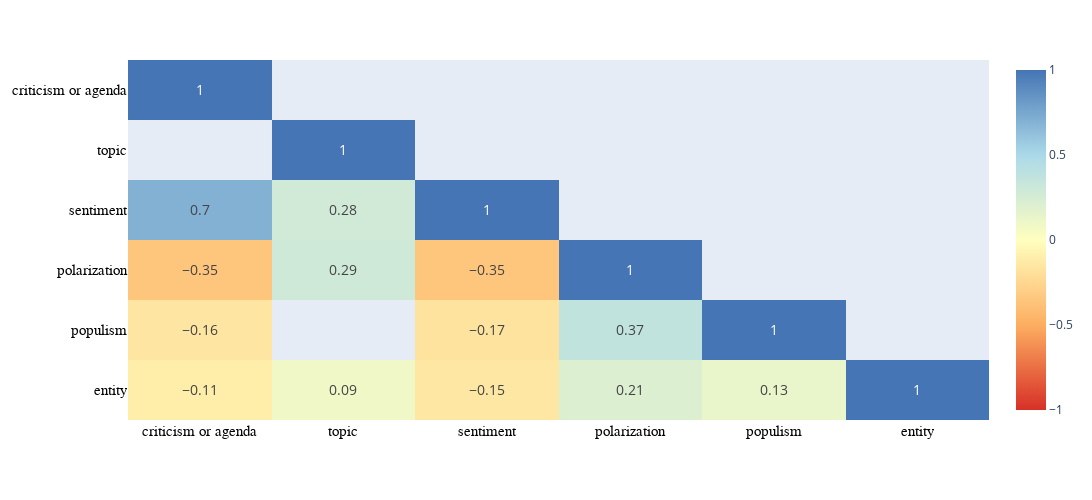

The cell this chart's notebook holds for it:
### Code cell
# prepare the data for the plot
data_correlations = data[['criticism_or_agenda_human', 'topic_human', 'sentiment_human', 'polarization_human', 'populism_human', 'entity_specific_human']]
data_correlations.rename(columns={'criticism_or_agenda_human': 'criticism or agenda', 'topic_human': 'topic', 'sentiment_human': 'sentiment', 
                                  'polarization_human': 'polarization', 'populism_human': 'populism', 'entity_specific_human': 'entity'}, inplace=True)
data_correlations['entity'] = data_correlations['entity'].apply(lambda x: len(x)) # applied: entities count | alternatives: frequent specifc entities or category entities
data_correlations['criticism or agenda'] = data_correlations['criticism or agenda'].map({'criticism': 0, 'political agenda': 1})

numericals = ['criticism or agenda', 'sentiment', 'polarization', 'populism', 'entity']
correlation_matrix = pd.DataFrame(index=data_correlations.columns, columns=data_correlations.columns)

# between numerical columns
for col1 in numericals:
    for col2 in numericals:
        corr, _ = spearmanr(data_correlations[col1], data_correlations[col2], nan_policy='omit')
        correlation_matrix.loc[col1, col2] = corr

# between numerical and the topic_human categorical column
for col in numericals:  # convert numerical to categorical with quartiles
    if col in ['sentiment', 'polarization', 'populism']:
        data_correlations[col] = pd.qcut(data_correlations[col], 3, labels=False, duplicates='drop')
    elif col == 'criticism or agenda':
        data_correlations[col] = pd.qcut(data_correlations[col], 2, labels=False, duplicates='drop')
    elif col == 'entity':
        data_correlations[col] = pd.qcut(data_correlations[col], 33, labels=False, duplicates='drop')
    correlation_matrix.loc[col, 'topic'] = cramers_v(data_correlations[col], data_correlations['topic'])
correlation_matrix.loc['topic', 'topic'] = 1

# data for the plot
correlation_matrix = correlation_matrix.astype(float)
mask = np.triu(np.ones(correlation_matrix.shape, dtype=bool), k=1)
correlation_matrix = correlation_matrix.mask(mask).round(2)

# plot the correlation matrix
custom_colors = [(0.0, "#d73027" ), (0.25, "#fdae61"), (0.5, "#ffffbf"), (0.75, "#abd9e9"), (1.0, "#4575b4")]
fig = px.imshow(correlation_matrix, text_auto=True, color_continuous_scale=custom_colors, aspect='auto', zmin=-1, zmax=1)
fig.update_traces(textfont_size=14)

# adjust figure size
fig.update_layout( width=1100, height=500, xaxis_showgrid=False, yaxis_showgrid=False)

# adjust axis
fig.update_xaxes(tickfont=dict(size=15, family='Arial', color='black'))
fig.update_yaxes(tickfont=dict(size=15, family='Arial', color='black'))

fig.show()
fig.write_image("images/correlations.png", scale=2)

### Figure 1 — Plotly figure (JSON) as saved in the notebook; plotly's stock layout.template omitted (floating-point values rounded to 4 significant figures)
{"data": [{"coloraxis": "coloraxis", "hovertemplate": "x: %{x}<br>y: %{y}<br>color: %{z}<extra></extra>", "name": "0", "textfont": {"size": 14}, "texttemplate": "%{z}", "type": "heatmap", "x": ["criticism or agenda", "topic", "sentiment", "polarization", "populism", "entity"], "xaxis": "x", "y": ["criticism or agenda", "topic", "sentiment", "polarization", "populism", "entity"], "yaxis": "y", "z": [[1, null, null, null, null, null], [null, 1, null, null, null, null], [0.7, 0.28, 1, null, null, null], [-0.35, 0.29, -0.35, 1, null, null], [-0.16, null, -0.17, 0.37, 1, null], [-0.11, 0.09, -0.15, 0.21, 0.13, 1]]}], "layout": {"coloraxis": {"cmax": 1, "cmin": -1, "colorscale": [[0, "#d73027"], [0.25, "#fdae61"], [0.5, "#ffffbf"], [0.75, "#abd9e9"], [1, "#4575b4"]]}, "height": 500, "margin": {"t": 60}, "width": 1100, "xaxis": {"anchor": "y", "domain": [0, 1], "showgrid": false, "tickfont": {"color": "black", "family": "Arial", "size": 15}}, "yaxis": {"anchor": "x", "autorange": "reversed", "domain": [0, 1], "showgrid": false, "tickfont": {"color": "black", "family": "Arial", "size": 15}}}}
